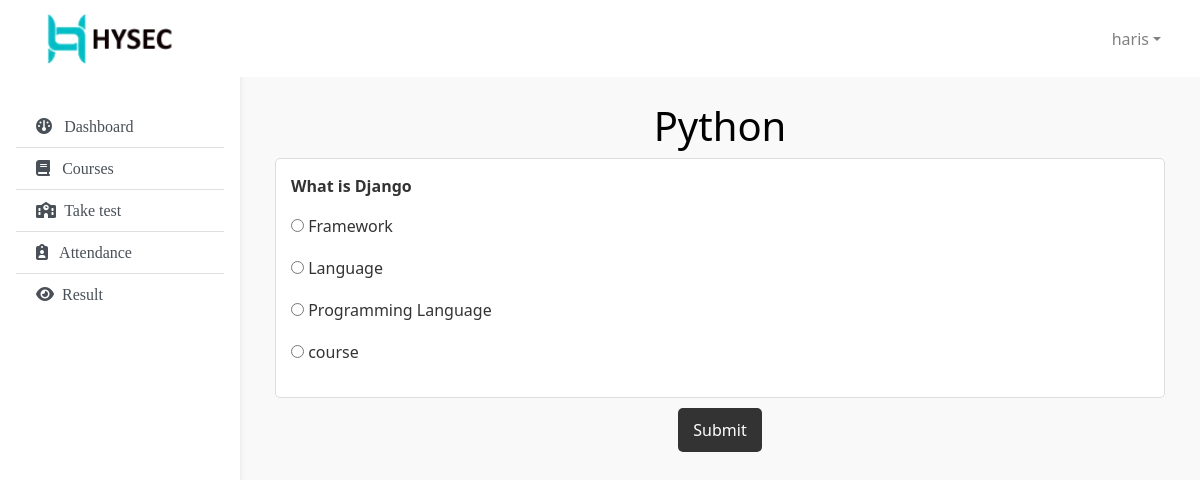
/test/6/ (signed in), run on the app's committed database.
### home/models.py (models this page shows, shortened)
class Test(models.Model):
    title = models.CharField(max_length=200)
    created_by = models.ForeignKey(Teacherprofile, on_delete=models.CASCADE)
    created_at = models.DateTimeField(auto_now_add=True)
    students = models.ManyToManyField(Studentprofile, blank=True)  # Add this line

class Question(models.Model):
    test = models.ForeignKey(Test, related_name='questions', on_delete=models.CASCADE)
    question_text = models.CharField(max_length=255)

class Choice(models.Model):
    question = models.ForeignKey(Question, related_name='choices', on_delete=models.CASCADE)
    choice_text = models.CharField(max_length=200)
    is_correct = models.BooleanField(default=False)

### home/views.py (the view)
# urls.py: path('test/<int:test_id>/', take_test, name='take_test'),
def take_test(request, test_id):
    test = get_object_or_404(Test, id=test_id)
    try:
        student_profile = Studentprofile.objects.get(user=request.user)
        if test.created_by.course != student_profile.course:
            return redirect('test_list')
    except Studentprofile.DoesNotExist:
        return redirect('home')
    if request.method == 'POST':
        score = 0
        total_questions = test.questions.count()
        selected_choices_dict = {}
        for question in test.questions.all():
            selected_choices = request.POST.getlist(f'question_{question.id}')
            selected_choices_dict[question.id] = selected_choices
            for choice_id in selected_choices:
                if question.choices.get(id=choice_id).is_correct:
                    score += 1
        result = StudentResult(
            student=student_profile,
            test=test,
            score=(score / total_questions) * 100 if total_questions > 0 else 0
        )
        result.save()
        request.session['selected_choices'] = selected_choices_dict
        return redirect('test_result', result_id=result.id)
    else:
        form = StudentTestForm(test)
    return render(request, 'take_test.html', {'test': test})

### templates/take_test.html (shortened to what this page needs)
{% extends "student.html" %}
{% block body %}
<h1>{{ test.title }}</h1>
<form method="post">
    {% for question in test.questions.all %}
        <div class="question">
            <p><b>{{ question.question_text }}</b></p>
            {% for choice in question.choices.all %}
                <div class="choice">
                    <label>
                        <input type="radio" name="question_{{ question.id }}" value="{{ choice.id }}">
                        {{ choice.choice_text }}
                    </label>
                </div>
            {% endfor %}
        </div>
    {% endfor %}
    <button type="submit">Submit</button>
</form>
{% endblock body %}

### templates/student.html (shortened to what this page needs)
<!doctype html>
<html lang="en">
  <head>
    <link rel="stylesheet" href="https://cdnjs.cloudflare.com/ajax/libs/font-awesome/6.4.2/css/all.min.css"/>
    <link rel="stylesheet" href="https://stackpath.bootstrapcdn.com/bootstrap/4.4.1/css/bootstrap.min.css">
   </head>
<body>
 {% url "studentmenu" as studentmenu %}
 {% url "scourse" as scourse %}
 {% url "tests" as tests %}
 {% url "student_attendance" as student_attendance %}
 {% url "student_result" as student_result %}
  <nav
       id="sidebarMenu"
       class="collapse d-lg-block sidebar collapse bg-white"
       >
    <div class="position-sticky py-4">
      <div class="list-group list-group-flush mx-3 mt-4">
        <a
           href="/studentmenu"
           class="list-group-item list-group-item-action py-2 ripple {% if request.path == studentmenu%} active {% endif %}}"
           >
           <i class="fa-solid fa-gauge"></i>
          <span style="font-family:verdana;">&nbsp Dashboard</span>
        </a>
        <a
           href="#"
           class="list-group-item list-group-item-action py-2 ripple {% if request.path == courses%} active {% endif %}"
           ><i class="fa-solid fa-book"></i>
           </i><span style="font-family:verdana;">&nbsp Courses</span></a
          >
          <a
          href="/tests"
          class="list-group-item list-group-item-action py-2 ripple {% if request.path == tests%} active {% endif %}"
          ><i class="fa-solid fa-school"></i>
          </i><span style="font-family:verdana;">&nbspTake test</span></a
         >
          <a
          href="/student_attendance"
          class="list-group-item list-group-item-action py-2 ripple {% if request.path == student_attendance%} active {% endif %}"
          ><i class="fa-solid fa-clipboard-user"></i><span style="font-family:verdana;">&nbsp&nbsp Attendance</span></a
         >
         <a
         href="/student_result"
         class="list-group-item list-group-item-action py-2 ripple {% if request.path == student_result%} active {% endif %}"
         ><i class="fa-solid fa-eye"></i><span style="font-family:verdana;">&nbsp Result</span></a
        >
      </div>
    </div>
  </nav>
  <nav
       id="main-navbar"
       class="navbar navbar-expand-lg navbar-light  fixed-top"
       style="background-color:#ffffff;"
       >
    <div class="container-fluid">
      <a class="navbar-brand" href="#">
        <img
             src="/static/img/logo.png"
             height="auto"
             alt=""
             width="200"
             loading="lazy"
             />
      </a>
      <ul class="navbar-nav ms-auto d-flex flex-row">
        {% if user.is_authenticated %}
        <li class="nav-item dropdown">
          <a
             class="nav-link dropdown-toggle hidden-arrow d-flex align-items-center"
             href="#"
             id="navbarDropdownMenuLink"
             role="button"
             data-toggle="dropdown"
             aria-expanded="false"
             >
                 {{request.user}}
          </a>
          {% endif %}
        </li>
      </ul>
    </div>
  </nav>
<main style="margin-top: 58px">
  <div class="container pt-4">
{% block body %}
{% endblock body %}
</main>
</body>
   </body>
</html>

### templates/student.html (style rules this page uses)
body { background-color: #fbfbfb; }
@media (min-width: 991.98px) { main { padding-left: 240px; } }
.sidebar { position: fixed; top: 0; bottom: 0; left: 0; padding: 58px 0 0; box-shadow: 0 2px 5px 0 rgb(0 0 0 / 5%), 0 2px 10px 0 rgb(0 0 0 / 5%); width: 240px; z-index: 600; }

### templates/take_test.html (style rules this page uses)
body { font-family: 'Segoe UI', Tahoma, Geneva, Verdana, sans-serif; background-color: #f9f9f9; color: #333; margin: 0; padding: 20px; }
h1 { text-align: center; color: #000; }
.question { background: #ffffff; border: 1px solid #ddd; border-radius: 5px; padding: 15px; margin-bottom: 10px; }
.choice { margin: 10px 0; }
button { background-color: #333333; color: white; border: none; border-radius: 5px; padding: 10px 15px; cursor: pointer; font-size: 16px; display: block; margin: 0 auto; }

### data on the page
Test: title "Python"
Question: question_text "What is Django"
Choice: choice_text "Framework"
Choice: choice_text "Language"
Choice: choice_text "Programming Language"
Choice: choice_text "course"

### other printed values
{{ request.user }} "haris"
